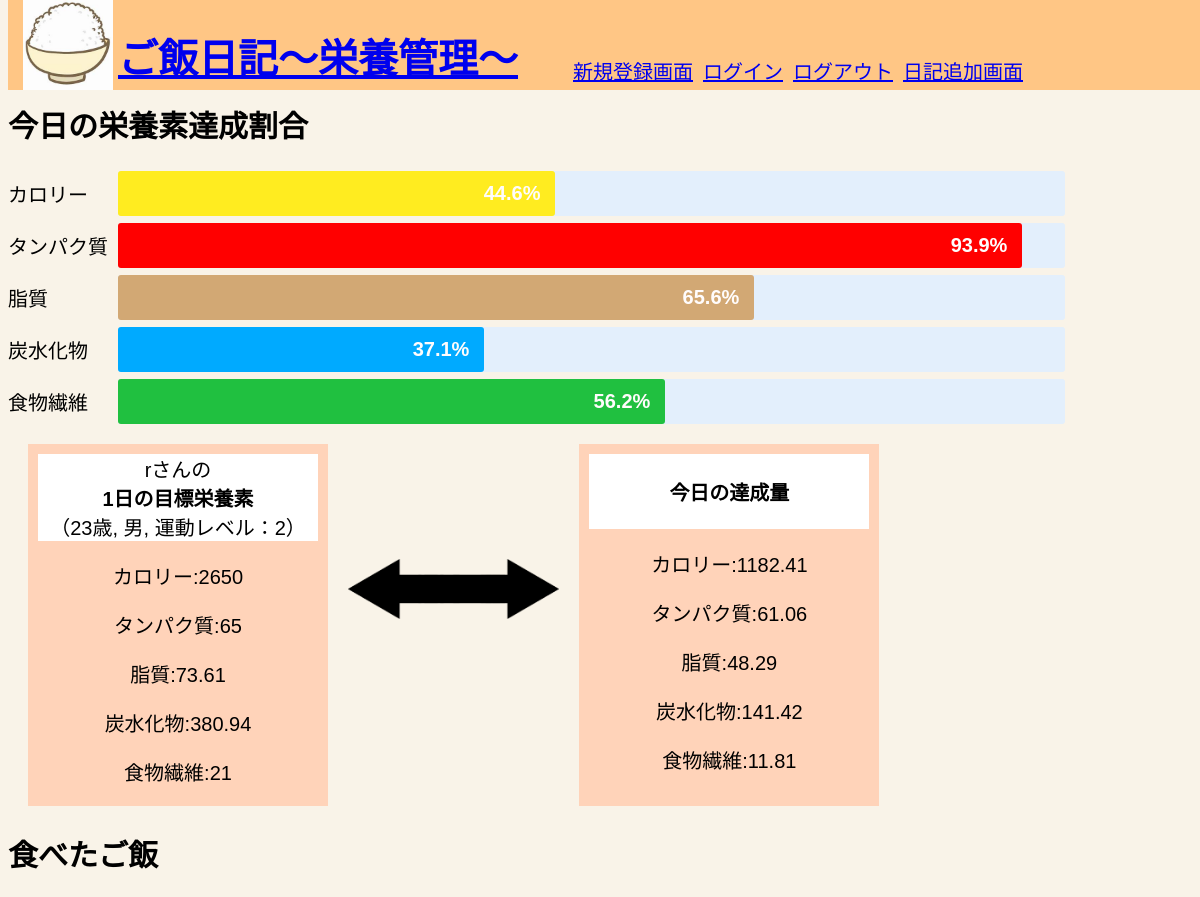
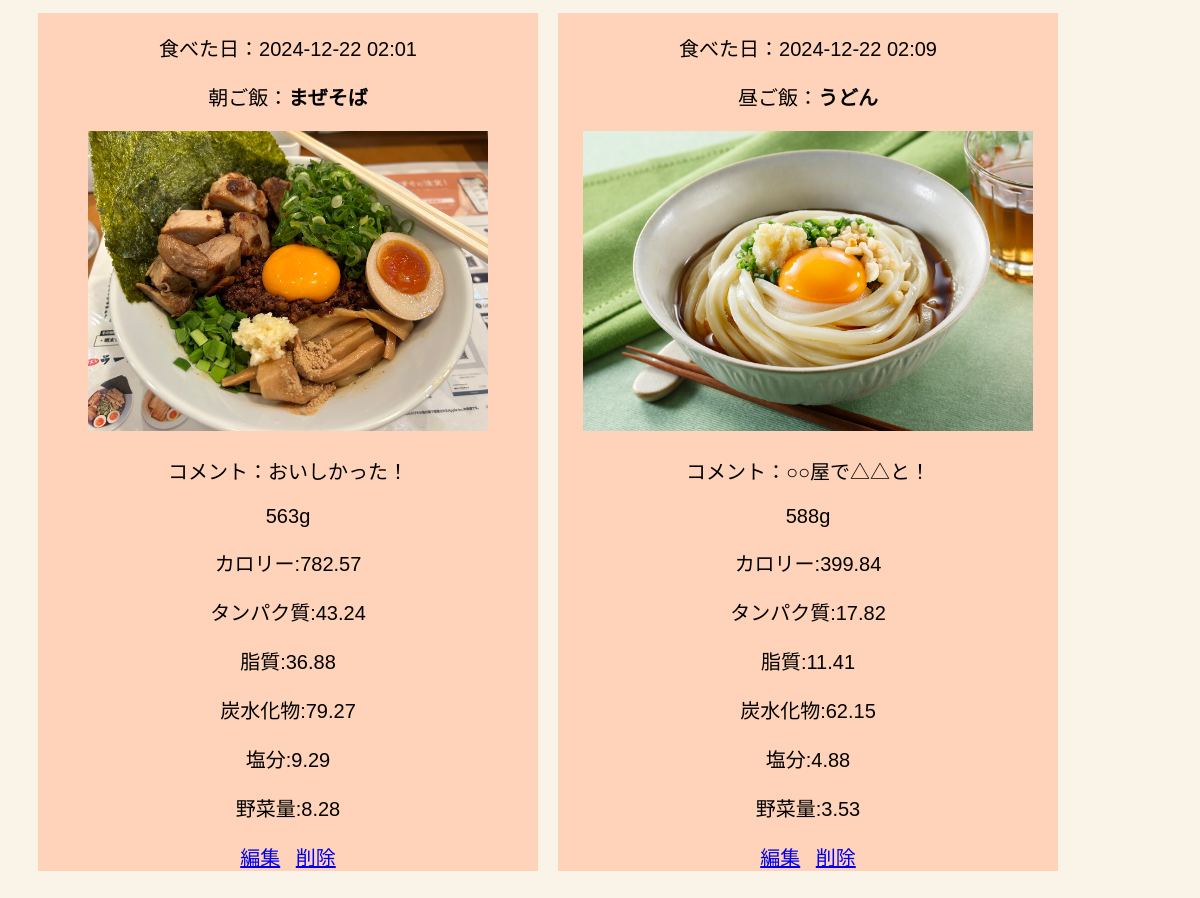
Screenshot of / (signed in) with the database file from the repository (2 pictures, top to bottom).
### app.py (models this page shows)
class User(UserMixin, db.Model):
    id = db.Column(db.Integer, primary_key=True)
    username = db.Column(db.String(50), nullable=False, unique=True)
    password = db.Column(db.String(25))
    age = db.Column(db.Integer, nullable=False)
    sex = db.Column(db.String, nullable=False)
    movetype = db.Column(db.String, nullable=False)
    kcal = db.Column(db.Integer, nullable=False)
    protein = db.Column(db.Integer, nullable=False)
    fat = db.Column(db.Integer, nullable=False)
    carbs = db.Column(db.Integer, nullable=False)
    vege = db.Column(db.Integer, nullable=False)

class Post(db.Model):
    id = db.Column(db.Integer, primary_key=True)
    comment = db.Column(db.String(20), nullable=True)
    pred = db.Column(db.String(140), nullable=False)
    file_path = db.Column(db.String(100), nullable=False)
    userid = db.Column(db.String(50),db.ForeignKey('user.id'), nullable=False)
    kcal = db.Column(db.Integer, nullable=True)
    protein = db.Column(db.Integer, nullable=True)
    fat = db.Column(db.Integer, nullable=True)
    carbs = db.Column(db.Integer, nullable=True)
    salt = db.Column(db.Integer, nullable=True)
    vege = db.Column(db.Integer, nullable=True)
    gram = db.Column(db.Integer, nullable=True)
    created_at = db.Column(db.String, nullable=False)
    meal_time = db.Column(db.String, nullable=True)

### app.py (the view)
@app.route('/')
@login_required
def index():
    today_nutl["kcal"] = 0
    today_nutl["protein"] = 0
    today_nutl["fat"] = 0
    today_nutl["carbs"] = 0
    today_nutl["vege"] = 0
    login_id = current_user.id
    posts = Post.query.filter(Post.userid == login_id)
    users = User.query.filter(User.id == login_id)
    meal_list=[0]*15
    meal_list[0] = Post.query.filter_by(userid=login_id).order_by(Post.id.desc()).first()
    meal_list[1] = Post.query.filter_by(userid=login_id).order_by(Post.id.desc()).offset(1).first()
    num = 0
    flug = 0
    if meal_list[0] and meal_list[1]:
        while flug == 0:
            if meal_list[num].created_at[:10] != meal_list[num+1].created_at[:10]:
                flug = 1
                num -= 1
            else:
                meal_list[num+2] = Post.query.filter_by(userid=login_id).order_by(Post.id.desc()).offset(num+2).first()
            if not meal_list[num+2]:
                flug = 1
            num += 1
    if meal_list[0]:
        for j in range(num+1):
            today_nutl["kcal"] += meal_list[j].kcal
            today_nutl["protein"] += meal_list[j].protein
            today_nutl["fat"] += meal_list[j].fat
            today_nutl["carbs"] += meal_list[j].carbs
            today_nutl["vege"] += meal_list[j].vege
            print(j)
        print("カロリー合計")
        print(today_nutl["kcal"])
    today_nutl["kcal"] = round(today_nutl["kcal"],2)
    today_nutl["protein"] = round(today_nutl["protein"],2)
    today_nutl["fat"] = round(today_nutl["fat"],2)
    today_nutl["carbs"] = round(today_nutl["carbs"],2)
    today_nutl["vege"] = round(today_nutl["vege"],2)
    for i in users:
        nutl_ratio["kcal"] = round(today_nutl["kcal"]/i.kcal*100,1)
        nutl_ratio["protein"] = round(today_nutl["protein"]/i.protein*100,1)
        nutl_ratio["fat"] = round(today_nutl["fat"]/i.fat*100,1)
        nutl_ratio["carbs"] = round(today_nutl["carbs"]/i.carbs*100,1)
        nutl_ratio["vege"] = round(today_nutl["vege"]/i.vege*100,1)
    return render_template('index.html',posts = posts,users = users,nutl=today_nutl,ratio=nutl_ratio)

### app.py (called while the page is built)
@login_manager.user_loader
def load_user(user_id):
    return User.query.get(int(user_id))

### templates/index.html
{% extends "application.html" %}
{% block content %}
    <br>
    <br>
    <br>
    <h2>今日の栄養素達成割合</h2>
    {% for user in users %}
    <dl class="bar-chart-002">
        <div class="bar1">
            <dt>カロリー</dt>
            <dd><span style="width: {{ratio.kcal}}%">{{ratio.kcal}}%</span></dd>
        </div>
        <div class="bar2">
            <dt>タンパク質</dt>
            <dd><span style="width: {{ratio.protein}}%">{{ratio.protein}}%</span></dd>
        </div>
        <div class="bar3">
            <dt>脂質</dt>
            <dd><span style="width: {{ratio.fat}}%">{{ratio.fat}}%</span></dd>
        </div>
        <div class="bar4">
            <dt>炭水化物</dt>
            <dd><span style="width: {{ratio.carbs}}%">{{ratio.carbs}}%</span></dd>
        </div>
        <div class="bar5">
            <dt>食物繊維</dt>
            <dd><span style="width: {{ratio.vege}}%">{{ratio.vege}}%</span></dd>
        </div>
    </dl>
    {% endfor%}
    {% for user in users %}
    <div class = "nutl">
    <div class="purpose">
        <div class="purpose-item">
        {{user.username}}さんの<br><b>1日の目標栄養素</b><br>
        （{{user.age}}歳, {{user.sex}}, 運動レベル：{{user.movetype}}）
        </div>
        <p>カロリー:{{user.kcal}}</p>
        <p>タンパク質:{{user.protein}}</p>
        <p>脂質:{{user.fat}}</p>
        <p>炭水化物:{{user.carbs}}</p>
        <p>食物繊維:{{user.vege}}</p>
    </div>
    {% endfor%}
    <div class="arrow">
        <br><br><br><br><br>
        <img src="../static/image/arrow073.png" height = "60">
    </div>
    <div class="today">
        <div class="today-item">
        <br>
        <b>今日の達成量</b>
        <br>
        <br>
        </div>
        <p>カロリー:{{nutl.kcal}}</p>
        <p>タンパク質:{{nutl.protein}}</p>
        <p>脂質:{{nutl.fat}}</p>
        <p>炭水化物:{{nutl.carbs}}</p>
        <p>食物繊維:{{nutl.vege}}</p>
    </div>
    </div>
    <h2>食べたご飯</h2>
    <div class="dialy">
    {% for post in posts %}
    <div class="dialy-item">
        <p>食べた日：{{post.created_at}}</p>
        <p>{{post.meal_time}}：<b>{{post.pred}}</b></p>
        <img class="upload_image" src={{post.file_path}} height = "300">
        <br>
        <div class="com">
        <p> コメント：{{post.comment}}</p>
        </div>
        <p>{{post.gram}}g</p>
        <p>カロリー:{{post.kcal}}</p>
        <p>タンパク質:{{post.protein}}</p>
        <p>脂質:{{post.fat}}</p>
        <p>炭水化物:{{post.carbs}}</p>
        <p>塩分:{{post.salt}}</p>
        <p>野菜量:{{post.vege}}</p>
        <a href="{{post.id}}/edit">編集</a>
        <a href="{{post.id}}/delete">削除</a>
    </div>
    {% endfor%}
    </div>
{% endblock %}

### static/css/style.css (style rules this page uses)
a { padding: 0 5px; }
body { margin: 10; font-family: "Hiragino Sans W3", "Hiragino Kaku Gothic ProN", "ヒラギノ角ゴ ProN W3", "メイリオ", Meiryo, "ＭＳ Ｐゴシック", "MS PGothic", sans-serif; background-color:rgb(249, 243, 232); font-size: 20px; }
.bar-chart-002 { font-size: 1em; }
.bar-chart-002 > div { display: flex; align-items: center; margin-bottom: 7px; }
.bar-chart-002 dt { width: 110px; min-width: 55px; }
.bar-chart-002 dd { width: 80%; margin: 0; border-radius: 3px; background-color: #e3effc; }
.bar-chart-002 span { display: inline-block; padding-right: 15px; border-radius: inherit; color: #fffcfc; font-weight: 600; line-height: 45px; text-align: right; white-space: nowrap; animation: anima-bar-chart-002 1.2s ease; }
.bar1 span { background-color: #ffec20; }
.bar2 span { background-color: #ff0000; }
.bar3 span { background-color: #d2a874; }
.bar4 span { background-color: #00aaff; }
.bar5 span { background-color: #20c040; }
.nutl { display: flex; margin: 20px; }
.purpose { margin-right: 20px; width: 300px; text-align: center; background-color: #ffd3b9; }
.purpose-item { margin: 10px; text-align: center; background-color: #ffffff; }
.today { margin-right: 50px; margin-left: 20px; width: 300px; text-align: center; background-color: #ffd3b9; }
.today-item { margin: 10px; text-align: center; background-color: #ffffff; }
.dialy { display: flex; margin: 20px; }
.dialy-item { background-color: #ffd3b9; margin: 10px; text-align: center; width: 500px; }

### rows the page displays
User: kcal "44.6", protein "93.9", fat "65.6", carbs "37.1", vege "56.2", username "r", age "23", sex "男", movetype "2", kcal "2650", protein "65", fat "73.61", carbs "380.94", vege "21"
Post: created_at "2024-12-22 02:01", meal_time "朝ご飯", pred "まぜそば", shows a picture, comment "おいしかった！", gram "563", kcal "782.57", protein "43.24", fat "36.88", carbs "79.27", salt "9.29", vege "8.28"
Post: created_at "2024-12-22 02:09", meal_time "昼ご飯", pred "うどん", shows a picture, comment "○○屋で△△と！", gram "588", kcal "399.84", protein "17.82", fat "11.41", carbs "62.15", salt "4.88", vege "3.53"

### other values shown
{{ nutl.kcal }} "1182.41"
{{ nutl.protein }} "61.06"
{{ nutl.fat }} "48.29"
{{ nutl.carbs }} "141.42"
{{ nutl.vege }} "11.81"
